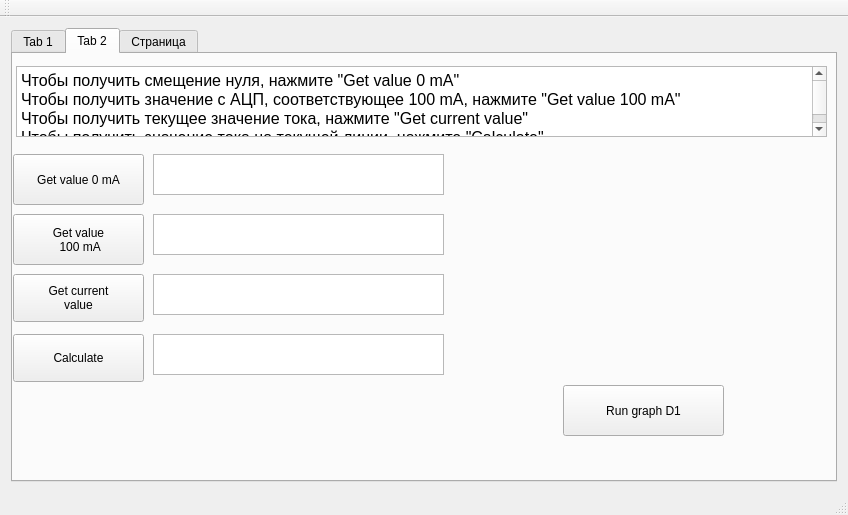
<?xml version="1.0" encoding="UTF-8"?>
<ui version="4.0">
 <class>MainWindow</class>
 <widget class="QMainWindow" name="MainWindow">
  <property name="geometry">
   <rect>
    <x>0</x>
    <y>0</y>
    <width>848</width>
    <height>515</height>
   </rect>
  </property>
  <property name="windowTitle">
   <string>MainWindow</string>
  </property>
  <widget class="QWidget" name="centralWidget">
   <layout class="QGridLayout" name="gridLayout_2">
    <item row="0" column="0">
     <widget class="QTabWidget" name="tabWidget">
      <property name="currentIndex">
       <number>1</number>
      </property>
      <widget class="QWidget" name="tab">
       <attribute name="title">
        <string>Tab 1</string>
       </attribute>
       <widget class="QLabel" name="label">
        <property name="geometry">
         <rect>
          <x>20</x>
          <y>12</y>
          <width>30</width>
          <height>16</height>
         </rect>
        </property>
        <property name="text">
         <string>Port:</string>
        </property>
       </widget>
       <widget class="QLabel" name="label_2">
        <property name="geometry">
         <rect>
          <x>20</x>
          <y>110</y>
          <width>43</width>
          <height>16</height>
         </rect>
        </property>
        <property name="text">
         <string>Speed:</string>
        </property>
       </widget>
       <widget class="QLabel" name="label_3">
        <property name="geometry">
         <rect>
          <x>20</x>
          <y>209</y>
          <width>50</width>
          <height>16</height>
         </rect>
        </property>
        <property name="text">
         <string>Version:</string>
        </property>
       </widget>
       <widget class="QTextEdit" name="textEdit">
        <property name="geometry">
         <rect>
          <x>83</x>
          <y>12</y>
          <width>511</width>
          <height>88</height>
         </rect>
        </property>
       </widget>
       <widget class="QTextEdit" name="textEdit_3">
        <property name="geometry">
         <rect>
          <x>83</x>
          <y>209</y>
          <width>511</width>
          <height>88</height>
         </rect>
        </property>
       </widget>
       <widget class="QTextEdit" name="textEdit_2">
        <property name="geometry">
         <rect>
          <x>83</x>
          <y>110</y>
          <width>511</width>
          <height>89</height>
         </rect>
        </property>
       </widget>
       <widget class="QPushButton" name="pushButton">
        <property name="geometry">
         <rect>
          <x>191</x>
          <y>298</y>
          <width>131</width>
          <height>41</height>
         </rect>
        </property>
        <property name="text">
         <string>Get version</string>
        </property>
       </widget>
       <widget class="QPushButton" name="pushButton_2">
        <property name="geometry">
         <rect>
          <x>378</x>
          <y>298</y>
          <width>121</width>
          <height>41</height>
         </rect>
        </property>
        <property name="text">
         <string>Connect</string>
        </property>
       </widget>
      </widget>
      <widget class="QWidget" name="tab_2">
       <attribute name="title">
        <string>Tab 2</string>
       </attribute>
       <widget class="QTextBrowser" name="textBrowser">
        <property name="geometry">
         <rect>
          <x>3</x>
          <y>12</y>
          <width>811</width>
          <height>71</height>
         </rect>
        </property>
        <property name="html">
         <string>&lt;!DOCTYPE HTML PUBLIC &quot;-//W3C//DTD HTML 4.0//EN&quot; &quot;http://www.w3.org/TR/REC-html40/strict.dtd&quot;&gt;
&lt;html&gt;&lt;head&gt;&lt;meta name=&quot;qrichtext&quot; content=&quot;1&quot; /&gt;&lt;style type=&quot;text/css&quot;&gt;
p, li { white-space: pre-wrap; }
&lt;/style&gt;&lt;/head&gt;&lt;body style=&quot; font-family:'.SF NS Text'; font-size:13pt; font-weight:400; font-style:normal;&quot;&gt;
&lt;p style=&quot; margin-top:0px; margin-bottom:0px; margin-left:0px; margin-right:0px; -qt-block-indent:0; text-indent:0px;&quot;&gt;&lt;span style=&quot; font-size:12pt;&quot;&gt;Чтобы получить смещение нуля, нажмите &amp;quot;Get value 0 mA&amp;quot;&lt;/span&gt;&lt;/p&gt;
&lt;p style=&quot; margin-top:0px; margin-bottom:0px; margin-left:0px; margin-right:0px; -qt-block-indent:0; text-indent:0px;&quot;&gt;&lt;span style=&quot; font-size:12pt;&quot;&gt;Чтобы получить значение с АЦП, соответствующее 100 mA, нажмите &amp;quot;Get value 100 mA&amp;quot;&lt;/span&gt;&lt;/p&gt;
&lt;p style=&quot; margin-top:0px; margin-bottom:0px; margin-left:0px; margin-right:0px; -qt-block-indent:0; text-indent:0px;&quot;&gt;&lt;span style=&quot; font-size:12pt;&quot;&gt;Чтобы получить текущее значение тока, нажмите &amp;quot;Get current value&amp;quot;&lt;/span&gt;&lt;/p&gt;
&lt;p style=&quot; margin-top:0px; margin-bottom:0px; margin-left:0px; margin-right:0px; -qt-block-indent:0; text-indent:0px;&quot;&gt;&lt;span style=&quot; font-size:12pt;&quot;&gt;Чтобы получить значение тока на текущей линии, нажмите &amp;quot;Calculate&amp;quot;&lt;/span&gt;&lt;/p&gt;&lt;/body&gt;&lt;/html&gt;</string>
        </property>
       </widget>
       <widget class="QTextBrowser" name="textBrowser_2">
        <property name="geometry">
         <rect>
          <x>140</x>
          <y>100</y>
          <width>291</width>
          <height>41</height>
         </rect>
        </property>
       </widget>
       <widget class="QTextBrowser" name="textBrowser_3">
        <property name="geometry">
         <rect>
          <x>140</x>
          <y>160</y>
          <width>291</width>
          <height>41</height>
         </rect>
        </property>
       </widget>
       <widget class="QTextBrowser" name="textBrowser_4">
        <property name="geometry">
         <rect>
          <x>140</x>
          <y>220</y>
          <width>291</width>
          <height>41</height>
         </rect>
        </property>
       </widget>
       <widget class="QTextBrowser" name="textBrowser_5">
        <property name="geometry">
         <rect>
          <x>140</x>
          <y>280</y>
          <width>291</width>
          <height>41</height>
         </rect>
        </property>
       </widget>
       <widget class="QPushButton" name="pushButton_6">
        <property name="geometry">
         <rect>
          <x>0</x>
          <y>280</y>
          <width>131</width>
          <height>48</height>
         </rect>
        </property>
        <property name="text">
         <string>
Calculate 
</string>
        </property>
       </widget>
       <widget class="QPushButton" name="pushButton_5">
        <property name="geometry">
         <rect>
          <x>0</x>
          <y>220</y>
          <width>131</width>
          <height>48</height>
         </rect>
        </property>
        <property name="text">
         <string>Get current 
value</string>
        </property>
       </widget>
       <widget class="QPushButton" name="pushButton_4">
        <property name="geometry">
         <rect>
          <x>0</x>
          <y>160</y>
          <width>131</width>
          <height>51</height>
         </rect>
        </property>
        <property name="text">
         <string>Get value 
 100 mA</string>
        </property>
       </widget>
       <widget class="QPushButton" name="pushButton_3">
        <property name="geometry">
         <rect>
          <x>0</x>
          <y>100</y>
          <width>131</width>
          <height>51</height>
         </rect>
        </property>
        <property name="text">
         <string>Get value 0 mA</string>
        </property>
       </widget>
       <widget class="QCustomPlot" name="customPlot" native="true">
        <property name="geometry">
         <rect>
          <x>460</x>
          <y>100</y>
          <width>331</width>
          <height>221</height>
         </rect>
        </property>
       </widget>
       <widget class="QPushButton" name="btn_run">
        <property name="geometry">
         <rect>
          <x>550</x>
          <y>331</y>
          <width>161</width>
          <height>51</height>
         </rect>
        </property>
        <property name="text">
         <string>Run graph D1</string>
        </property>
       </widget>
      </widget>
      <widget class="QWidget" name="tab_3">
       <attribute name="title">
        <string>Страница</string>
       </attribute>
      </widget>
     </widget>
    </item>
   </layout>
  </widget>
  <widget class="QMenuBar" name="menuBar">
   <property name="geometry">
    <rect>
     <x>0</x>
     <y>0</y>
     <width>848</width>
     <height>22</height>
    </rect>
   </property>
   <property name="autoFillBackground">
    <bool>false</bool>
   </property>
  </widget>
  <widget class="QToolBar" name="mainToolBar">
   <attribute name="toolBarArea">
    <enum>TopToolBarArea</enum>
   </attribute>
   <attribute name="toolBarBreak">
    <bool>false</bool>
   </attribute>
  </widget>
  <widget class="QStatusBar" name="statusBar"/>
  <action name="actionJhkjhk">
   <property name="text">
    <string>jhkjhk</string>
   </property>
  </action>
 </widget>
 <layoutdefault spacing="6" margin="11"/>
 <customwidgets>
  <customwidget>
   <class>QCustomPlot</class>
   <extends>QWidget</extends>
   <header location="global">qcustomplot.h</header>
   <container>1</container>
  </customwidget>
 </customwidgets>
 <resources/>
 <connections/>
</ui>
